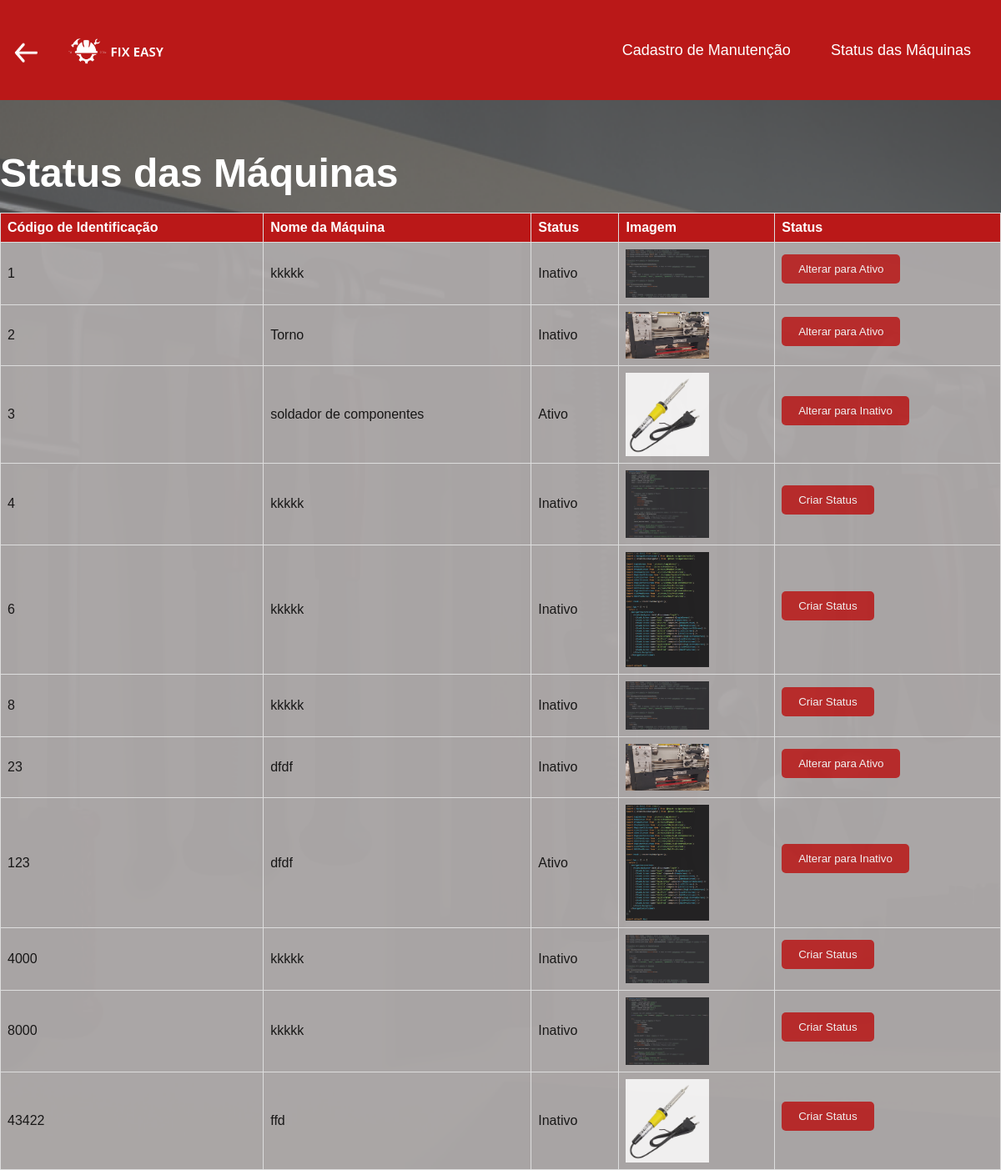
Page /status_maquina/ on the committed database.
### manutencao/models.py (models this page shows)
class Maquina(models.Model):
    nomemaq = models.CharField(max_length=150)
    catmaq = models.CharField(max_length=150)
    codidentmaq = models.IntegerField(primary_key=True)
    manual_file = models.FileField(upload_to='media/manuais/', default='manuais/manual_default.pdf')
    image_file = models.FileField(upload_to='media/images/', default='images/image_default.png')
    class Meta:
        db_table = 'maquina'

class StatusMaquina(models.Model):
    codidentmaq = models.ForeignKey(Maquina, on_delete=models.CASCADE, related_name='status_codidentmaq')
    status = models.BooleanField(default=True)
    class Meta:
        db_table = 'statusmaquina'

### manutencao/views.py (the view)
# urls.py: path('status_maquina/', views.status_maquina, name='status_maquina'),
def status_maquina(request):
    maquinas = Maquina.objects.prefetch_related('status_codidentmaq').all()
    def toggle_machine_status(codidentmaq):
        maquina = Maquina.objects.get(codidentmaq=codidentmaq)
        status_maquina = StatusMaquina.objects.filter(codidentmaq=maquina).first()
        if status_maquina:
            status_maquina.status = not status_maquina.status
            status_maquina.save()
        else:
            status_maquina = StatusMaquina.objects.create(codidentmaq=maquina, status=True)
        return status_maquina.status
    if request.method == 'POST':
        codidentmaq = request.POST.get('codidentmaq')  # Corrigido para 'codidentmaq'
        if codidentmaq:
            toggle_machine_status(int(codidentmaq))
            return redirect(reverse('status_maquina'))
    return render(request, 'manutencao/status_maquina.html', {'maquinas': maquinas})

### manutencao/templates/manutencao/status_maquina.html (shortened to what this page needs)
{% extends 'manutencao/base.html' %}
{% block content %}
    {% load static %}
<br><br><br><br><br><br><br><br><br><br>
<h1>Status das Máquinas</h1>
<table >
  <thead>
    <tr>
      <th>Código de Identificação</th>
      <th>Nome da Máquina</th>
      <th>Status</th>
      <th>Imagem</th>
      <th>Status</th>
    </tr>
  </thead>
  <tbody>
    {% for maquina in maquinas %}
    <tr>
      <td>{{ maquina.codidentmaq }}</td>
      <td>{{ maquina.nomemaq }}</td>
      <td>
        {% if maquina.status_codidentmaq.all %}
          <span>{{ maquina.status_codidentmaq.first.status|yesno:"Ativo,Inativo" }}</span>
        {% else %}
          <span>Inativo</span>
        {% endif %}
      </td>
      <td>
        {% if maquina.image_file %}
          <img src="{{ maquina.image_file.url }}" alt="Imagem da Máquina" width="100">
        {% else %}
          <p>Imagem não disponível.</p>
        {% endif %}
      </td>
      <td>
        <form method="POST" action="{% url 'status_maquina' %}">
          <button type="submit">
            {% if maquina.status_codidentmaq.all %}
              {% if maquina.status_codidentmaq.first.status %}
                Alterar para Inativo
              {% else %}
                Alterar para Ativo
              {% endif %}
            {% else %}
              Criar Status
            {% endif %}
          </button>
        </form>
      </td>
    </tr>
    {% endfor %}
  </tbody>
</table>
{% endblock %}

### manutencao/templates/manutencao/base.html (shortened to what this page needs)
<html>
<head>
{% load static %}
</head>
<body>
    <header class="text-white p-4" style="background-color: #BA1818; padding: 1% 1%; height: 15vh; display: flex; align-items: center; justify-content: space-between; position: fixed; width: 100%; top: 0; z-index: 1000;">
        <div class="d-flex justify-content-start align-items-center position-relative" style="display: flex; align-items: center; width: 100%;">
            <a href="{% url 'calendariodoc' %}"><img id="seta-voltar-link" src="{% static 'images/setavoltar.png' %}" alt="Seta Voltar" style="width: 3vw; height: 3vw; margin-top: 1%;"></a>
            <img id="logo" src="{% static 'images/logo3.png' %}" alt="Logo FixEasy" class="ms-3" style="width: 12%; margin-left: 2%; margin-top: -1%;">
            <nav class="ms-auto" style="margin-left: auto;">
                <ul class="list-unstyled mb-0" style="list-style: none; margin: 0; padding: 0; display: flex;">
                    <li class="me-3" style="margin-left: 6vw;"><a class="text-white menu-link" href="{% url 'cadastro_manutencao' %}" style="text-decoration: none; color: #fff; font-weight: 500; font-size: 1.5vw; padding: 1vh 2vw; transition: color 0.3s ease; font-family: 'Montserrat', sans-serif;">Cadastro de Manutenção</a></li>
                    <li><a class="text-white menu-link" href="{% url 'status_maquina' %}" style="text-decoration: none; color: #fff; font-weight: 500; font-size: 1.5vw; padding: 1vh 2vw; transition: color 0.3s ease; font-family: 'Montserrat', sans-serif;">Status das Máquinas</a></li>
                </ul>
            </nav>
        </div>
    </header>
   {% block content %}
   {% endblock %}
</body>
</html>

### manutencao/templates/manutencao/base.html (style rules this page uses)
* { margin: 0; padding: 0; box-sizing: border-box; }

### manutencao/templates/manutencao/status_maquina.html (style rules this page uses)
body { font-family: 'Montserrat', sans-serif; background-image: url('../../static/images/TelaFundoStatus.png'); background-size: cover; background-position: center; background-repeat: no-repeat; background-color: gray; }
h1 { font-size: 48px; color: white; }
table { width: 100%; border-collapse: collapse; margin-top: 20px; background-color: rgba(182, 173, 173, 0.8); }
th, td { text-align: left; padding: 8px; border: 1px solid #ddd; }
th { background-color: #BA1818; color: #fff; }
td { background-color: rgba(172, 170, 170, 0.83); opacity: 85%; color: #000; }
button { background-color: #BA1818; color: #fff; padding: 10px 20px; border: none; border-radius: 5px; cursor: pointer; }
form { margin-bottom: 10px; }

### rows in the picture
Maquina: codidentmaq "1", nomemaq "kkkkk", status_codidentmaq.first.status "Inativo", image_file (picture), shows "Alterar para Ativo"
Maquina: codidentmaq "2", nomemaq "Torno", status_codidentmaq.first.status "Inativo", image_file (picture), shows "Alterar para Ativo"
Maquina: codidentmaq "3", nomemaq "soldador de componentes", status_codidentmaq.first.status "Ativo", image_file (picture), shows "Alterar para Inativo"
Maquina: codidentmaq "4", nomemaq "kkkkk", shows "Inativo", image_file (picture), shows "Criar Status"
Maquina: codidentmaq "6", nomemaq "kkkkk", shows "Inativo", image_file (picture), shows "Criar Status"
Maquina: codidentmaq "8", nomemaq "kkkkk", shows "Inativo", image_file (picture), shows "Criar Status"
Maquina: codidentmaq "23", nomemaq "dfdf", status_codidentmaq.first.status "Inativo", image_file (picture), shows "Alterar para Ativo"
Maquina: codidentmaq "123", nomemaq "dfdf", status_codidentmaq.first.status "Ativo", image_file (picture), shows "Alterar para Inativo"
Maquina: codidentmaq "4000", nomemaq "kkkkk", shows "Inativo", image_file (picture), shows "Criar Status"
Maquina: codidentmaq "8000", nomemaq "kkkkk", shows "Inativo", image_file (picture), shows "Criar Status"
Maquina: codidentmaq "43422", nomemaq "ffd", shows "Inativo", image_file (picture), shows "Criar Status"
